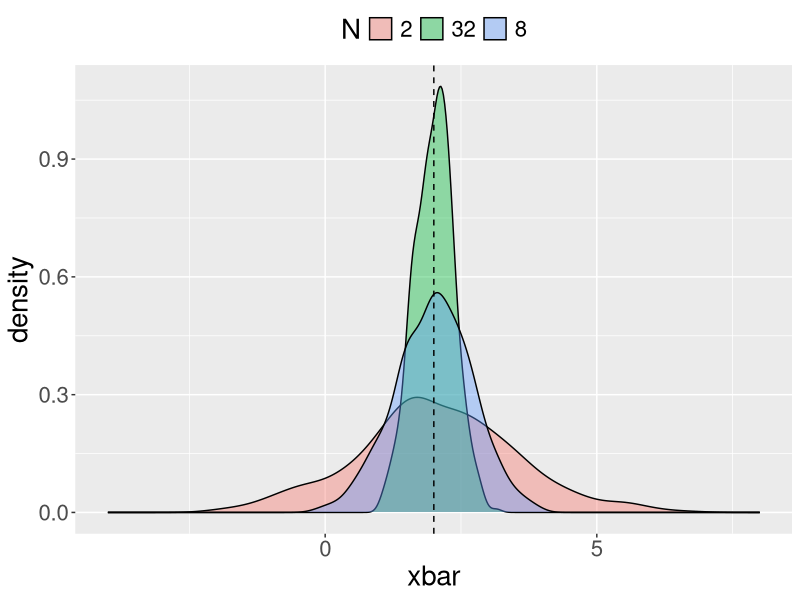
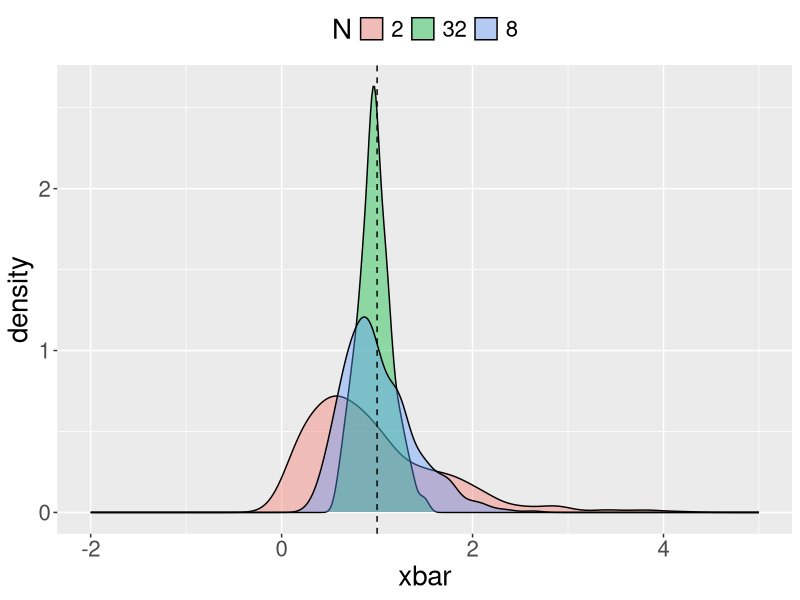

Source code (R) for these figures, in order:
## ---- chunk 1
library(tidyverse)
## ---- chunk 2
pop_mean <- 2
pop_sd <- 2

M = 500

N = 2
xbar = NA
for(i in 1:M){
  xbar[i] <- mean(rnorm(N, mean = pop_mean, sd = pop_sd))
}
xbar_df <- data.frame('xbar' = xbar, 'N' = as.character(N))

N = 8
xbar = NA
for(i in 1:M){
  xbar[i] <- mean(rnorm(N, mean = pop_mean, sd = pop_sd))
}
xbar_df <-xbar_df %>% 
  bind_rows(data.frame('xbar' = xbar, 'N' = as.character(N)))

N = 32
xbar = NA
for(i in 1:M){
  xbar[i] <- mean(rnorm(N, mean = pop_mean, sd = pop_sd))
}
xbar_df <-xbar_df %>% 
  bind_rows(data.frame('xbar' = xbar, 'N' = as.character(N)))

p <- ggplot(xbar_df, aes(x = xbar, fill = N)) + geom_density(alpha = 0.4)

p + theme(legend.position = 'top', 
          text = element_text(size=20)) + xlim(c(-4, 8)) + 
  geom_vline(xintercept = pop_mean, linetype = 'dashed')

## ---- chunk 3
r = 1
M = 500

N = 2
xbar = NA
for(i in 1:M){
  xbar[i] <- mean(rexp(N, rate = r))
}
xbar_df <- data.frame('xbar' = xbar, 'N' = as.character(N))

N = 8
xbar = NA
for(i in 1:M){
  xbar[i] <- mean(rexp(N, rate = r))
}
xbar_df <-xbar_df %>% 
  bind_rows(data.frame('xbar' = xbar, 'N' = as.character(N)))

N = 32
xbar = NA
for(i in 1:M){
  xbar[i] <- mean(rexp(N, rate = r))
}
xbar_df <-xbar_df %>% 
  bind_rows(data.frame('xbar' = xbar, 'N' = as.character(N)))

p <- ggplot(xbar_df, aes(x = xbar, fill = N)) + geom_density(alpha = 0.4)

p + theme(legend.position = 'top', 
          text = element_text(size=20)) + xlim(c(-2, 5)) +
  geom_vline(xintercept = 1/r, linetype = 'dashed')

